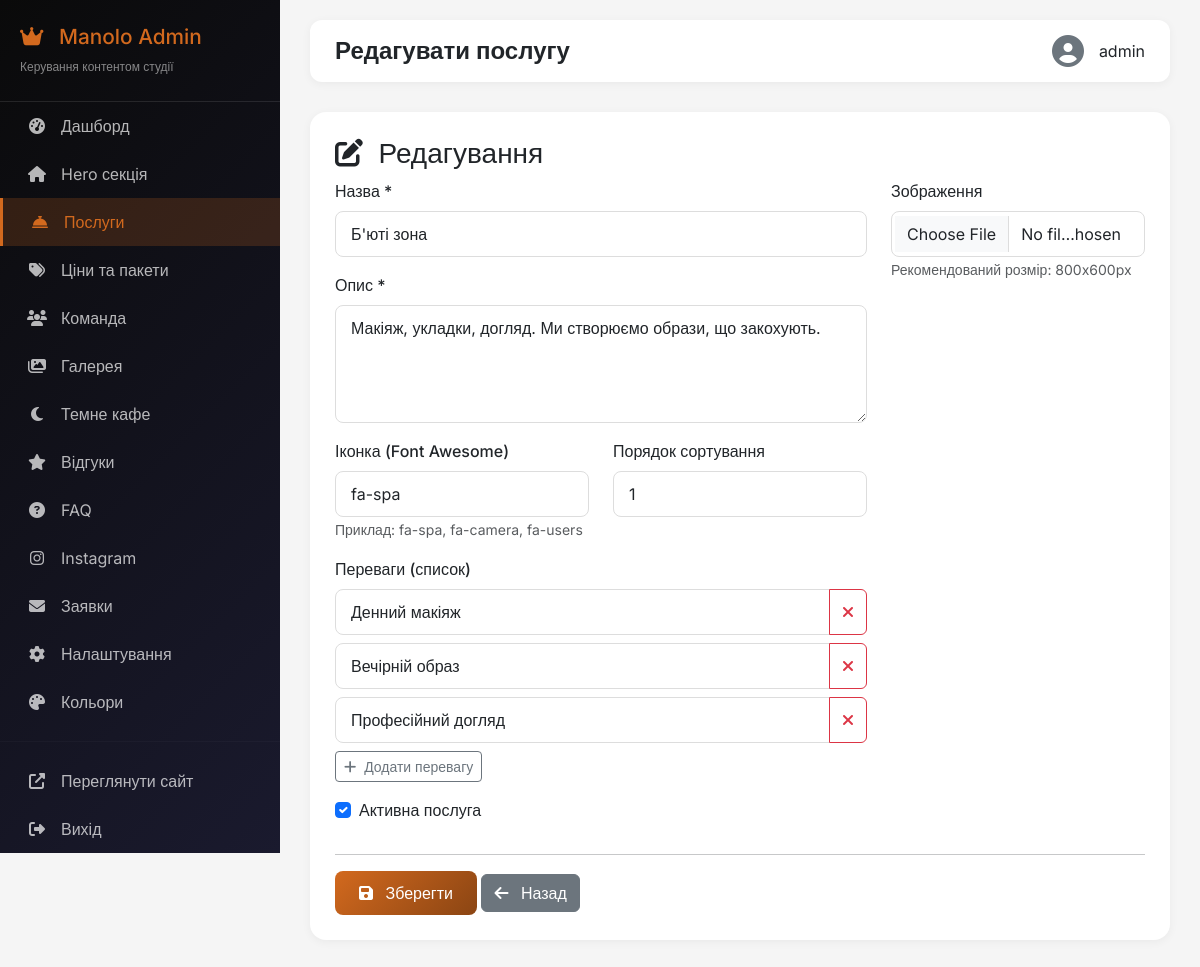
/admin/service/edit/1 (signed in), run on the app's committed database.
### app.py (models this page shows)
class Service(db.Model):
    __tablename__ = 'services'
    id = db.Column(db.Integer, primary_key=True)
    title = db.Column(db.String(100), nullable=False)
    description = db.Column(db.Text, nullable=False)
    icon = db.Column(db.String(50), default='fa-spa')
    image = db.Column(db.String(200))
    features = db.Column(db.Text)
    order = db.Column(db.Integer, default=0)
    is_active = db.Column(db.Boolean, default=True)

### app.py (the view, shortened to what this page needs)
@app.route('/admin/service/add', methods=['GET', 'POST'])
@app.route('/admin/service/edit/<int:id>', methods=['GET', 'POST'])
@login_required
def admin_service_edit(id=None):
    service = Service.query.get(id) if id else Service()
    features = json.loads(service.features) if service.features else []
    return render_template('admin/service_edit.html', service=service, features=features)

### app.py (called while the page is built)
def login_required(f):
    @wraps(f)
    def decorated_function(*args, **kwargs):
        if not session.get('admin_logged_in'):
            flash('Будь ласка, увійдіть в адмін-панель', 'warning')
            return redirect(url_for('admin_login'))
        return f(*args, **kwargs)
    return decorated_function

### templates/admin/service_edit.html (shortened to what this page needs)
{% extends "admin/layout.html" %}
{% block title %}{{ 'Редагувати' if service.id else 'Додати' }} послугу{% endblock %}
{% block content %}
<div class="admin-card">
    <h3><i class="fas fa-edit me-2"></i> {{ 'Редагування' if service.id else 'Нова послуга' }}</h3>
    <form method="POST" enctype="multipart/form-data">
        <div class="row">
            <div class="col-md-8">
                <div class="mb-3">
                    <label class="form-label">Назва *</label>
                    <input type="text" name="title" class="form-control" value="{{ service.title or '' }}" required>
                </div>
                <div class="mb-3">
                    <label class="form-label">Опис *</label>
                    <textarea name="description" class="form-control" rows="4" required>{{ service.description or '' }}</textarea>
                </div>
                <div class="row">
                    <div class="col-md-6">
                        <div class="mb-3">
                            <label class="form-label">Іконка (Font Awesome)</label>
                            <input type="text" name="icon" class="form-control" value="{{ service.icon or 'fa-spa' }}" placeholder="fa-spa">
                            <small class="text-muted">Приклад: fa-spa, fa-camera, fa-users</small>
                        </div>
                    </div>
                    <div class="col-md-6">
                        <div class="mb-3">
                            <label class="form-label">Порядок сортування</label>
                            <input type="number" name="order" class="form-control" value="{{ service.order or 0 }}">
                        </div>
                    </div>
                </div>
                <div class="mb-3">
                    <label class="form-label">Переваги (список)</label>
                    <div id="features-list">
                        {% set features_list = features if features else [] %}
                        {% for feature in features_list %}
                        <div class="input-group mb-2">
                            <input type="text" name="features[]" class="form-control" value="{{ feature }}">
                            <button type="button" class="btn btn-outline-danger remove-feature">
                                <i class="fas fa-times"></i>
                            </button>
                        </div>
                        {% endfor %}
                    </div>
                    <button type="button" class="btn btn-sm btn-outline-secondary" id="add-feature">
                        <i class="fas fa-plus me-1"></i> Додати перевагу
                    </button>
                </div>
                <div class="mb-3 form-check">
                    <input type="checkbox" name="is_active" class="form-check-input" id="is_active" {% if service.is_active %}checked{% endif %}>
                    <label class="form-check-label" for="is_active">Активна послуга</label>
                </div>
            </div>
            <div class="col-md-4">
                <div class="mb-3">
                    <label class="form-label">Зображення</label>
                    <input type="file" name="image" class="form-control" accept="image/*">
                    <small class="text-muted">Рекомендований розмір: 800x600px</small>
                </div>
            </div>
        </div>
        <hr>
        <div class="mt-3">
            <button type="submit" class="btn btn-primary">
                <i class="fas fa-save me-2"></i> Зберегти
            </button>
            <a href="{{ url_for('admin_services') }}" class="btn btn-secondary">
                <i class="fas fa-arrow-left me-2"></i> Назад
            </a>
        </div>
    </form>
</div>
{% endblock %}

### templates/admin/layout.html (style rules this page uses)
* { margin: 0; padding: 0; box-sizing: border-box; }
body { font-family: 'Inter', sans-serif; background: #f5f5f5; }
.admin-card { background: white; border-radius: 16px; padding: 25px; margin-bottom: 25px; box-shadow: 0 2px 10px rgba(0,0,0,0.05); }
.btn-primary { background: linear-gradient(135deg, #D2691E, #8B4513); border: none; padding: 10px 24px; border-radius: 8px; transition: all 0.3s; }
.form-label { font-weight: 500; margin-bottom: 8px; }
.form-control, .form-select { border-radius: 8px; border: 1px solid #ddd; padding: 10px 15px; }

### data on the page
Service: title "Б'юті зона", description "Макіяж, укладки, догляд. Ми створюємо образи, що закохують.", icon "fa-spa", order "1", is_active "☑"

### other printed values
{{ 'Редагувати' if service.id else 'Додати' }} "Редагувати"
{{ session.get('admin_username', 'Admin') }} "admin"
{{ 'Редагування' if service.id else 'Нова послуга' }} "Редагування"
